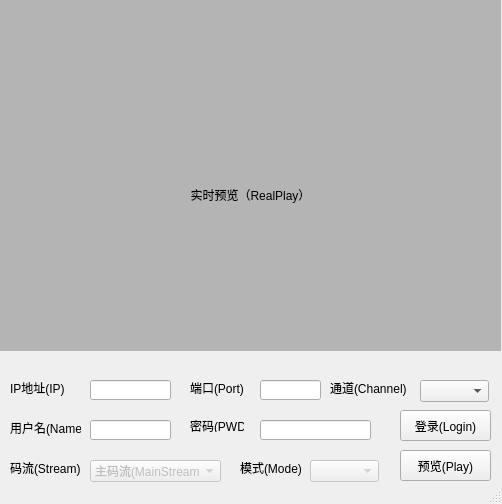
<?xml version="1.0" encoding="UTF-8"?>
<ui version="4.0">
 <class>MainWindow</class>
 <widget class="QMainWindow" name="MainWindow">
  <property name="geometry">
   <rect>
    <x>0</x>
    <y>0</y>
    <width>502</width>
    <height>504</height>
   </rect>
  </property>
  <property name="windowTitle">
   <string>实时预览(RealPlay)</string>
  </property>
  <widget class="QWidget" name="centralwidget">
   <widget class="QLabel" name="PlayWnd">
    <property name="geometry">
     <rect>
      <x>0</x>
      <y>0</y>
      <width>501</width>
      <height>351</height>
     </rect>
    </property>
    <property name="styleSheet">
     <string notr="true">background-color: rgb(180, 180, 180);</string>
    </property>
    <property name="text">
     <string>&lt;html&gt;&lt;head/&gt;&lt;body&gt;&lt;p align=&quot;center&quot;&gt;&lt;br/&gt;&lt;/p&gt;&lt;p align=&quot;center&quot;&gt;实时预览（RealPlay）&lt;/p&gt;&lt;/body&gt;&lt;/html&gt;</string>
    </property>
   </widget>
   <widget class="QLineEdit" name="IP_lineEdit">
    <property name="geometry">
     <rect>
      <x>90</x>
      <y>380</y>
      <width>81</width>
      <height>20</height>
     </rect>
    </property>
   </widget>
   <widget class="QLabel" name="IP_label">
    <property name="geometry">
     <rect>
      <x>10</x>
      <y>380</y>
      <width>61</width>
      <height>16</height>
     </rect>
    </property>
    <property name="text">
     <string>IP地址(IP)</string>
    </property>
   </widget>
   <widget class="QLabel" name="Port_label">
    <property name="geometry">
     <rect>
      <x>190</x>
      <y>380</y>
      <width>61</width>
      <height>16</height>
     </rect>
    </property>
    <property name="text">
     <string>端口(Port)</string>
    </property>
   </widget>
   <widget class="QLineEdit" name="Port_lineEdit">
    <property name="geometry">
     <rect>
      <x>260</x>
      <y>380</y>
      <width>61</width>
      <height>20</height>
     </rect>
    </property>
   </widget>
   <widget class="QLabel" name="Name_label">
    <property name="geometry">
     <rect>
      <x>10</x>
      <y>420</y>
      <width>71</width>
      <height>16</height>
     </rect>
    </property>
    <property name="text">
     <string>用户名(Name)</string>
    </property>
   </widget>
   <widget class="QLineEdit" name="Name_lineEdit">
    <property name="geometry">
     <rect>
      <x>90</x>
      <y>420</y>
      <width>81</width>
      <height>20</height>
     </rect>
    </property>
   </widget>
   <widget class="QLabel" name="Pwd_label">
    <property name="geometry">
     <rect>
      <x>190</x>
      <y>420</y>
      <width>54</width>
      <height>12</height>
     </rect>
    </property>
    <property name="text">
     <string>密码(PWD)</string>
    </property>
   </widget>
   <widget class="QLineEdit" name="Pwd_lineEdit">
    <property name="geometry">
     <rect>
      <x>260</x>
      <y>420</y>
      <width>111</width>
      <height>20</height>
     </rect>
    </property>
    <property name="echoMode">
     <enum>QLineEdit::Password</enum>
    </property>
   </widget>
   <widget class="QLabel" name="Channel_label">
    <property name="geometry">
     <rect>
      <x>330</x>
      <y>380</y>
      <width>81</width>
      <height>16</height>
     </rect>
    </property>
    <property name="text">
     <string>通道(Channel)</string>
    </property>
   </widget>
   <widget class="QComboBox" name="Channel_comboBox">
    <property name="geometry">
     <rect>
      <x>420</x>
      <y>380</y>
      <width>69</width>
      <height>22</height>
     </rect>
    </property>
   </widget>
   <widget class="QPushButton" name="login_btn">
    <property name="geometry">
     <rect>
      <x>400</x>
      <y>410</y>
      <width>91</width>
      <height>31</height>
     </rect>
    </property>
    <property name="text">
     <string>登录(Login)</string>
    </property>
   </widget>
   <widget class="QPushButton" name="play_btn">
    <property name="geometry">
     <rect>
      <x>400</x>
      <y>450</y>
      <width>91</width>
      <height>31</height>
     </rect>
    </property>
    <property name="text">
     <string>预览(Play)</string>
    </property>
   </widget>
   <widget class="QComboBox" name="StreamTyp_comboBox">
    <property name="enabled">
     <bool>false</bool>
    </property>
    <property name="geometry">
     <rect>
      <x>90</x>
      <y>460</y>
      <width>131</width>
      <height>22</height>
     </rect>
    </property>
    <item>
     <property name="text">
      <string>主码流(MainStream)</string>
     </property>
    </item>
    <item>
     <property name="text">
      <string>辅码流(ExtraStream)</string>
     </property>
    </item>
   </widget>
   <widget class="QLabel" name="label_5">
    <property name="geometry">
     <rect>
      <x>10</x>
      <y>460</y>
      <width>71</width>
      <height>16</height>
     </rect>
    </property>
    <property name="text">
     <string>码流(Stream)</string>
    </property>
   </widget>
   <widget class="QLabel" name="Channel_label_2">
    <property name="geometry">
     <rect>
      <x>240</x>
      <y>460</y>
      <width>81</width>
      <height>16</height>
     </rect>
    </property>
    <property name="text">
     <string>模式(Mode)</string>
    </property>
   </widget>
   <widget class="QComboBox" name="PlayMode_comboBox">
    <property name="enabled">
     <bool>false</bool>
    </property>
    <property name="geometry">
     <rect>
      <x>310</x>
      <y>460</y>
      <width>69</width>
      <height>22</height>
     </rect>
    </property>
   </widget>
  </widget>
  <widget class="QStatusBar" name="statusbar"/>
 </widget>
 <resources/>
 <connections/>
</ui>
